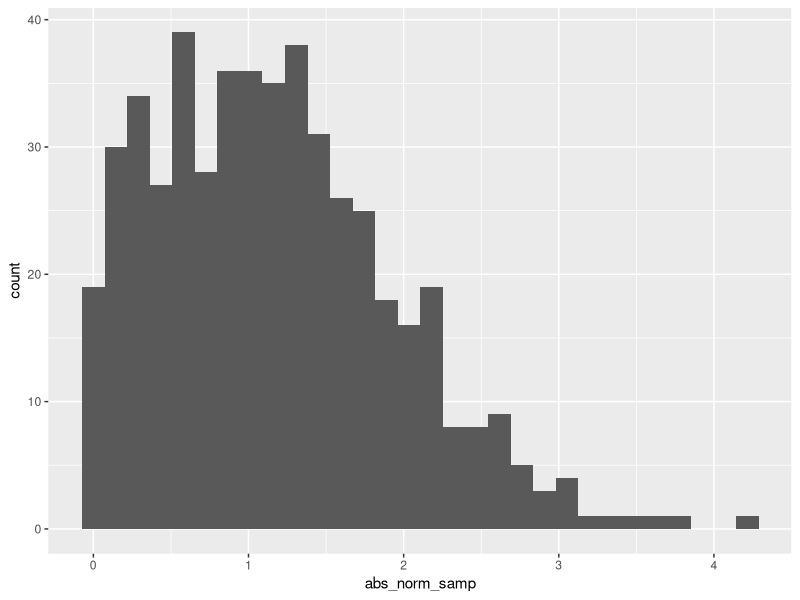

Recreate this plot in R.
## ---- chunk 1
samp = rnorm(100)
length(samp)
## ---- chunk 2
library(tidyverse)
## ---- chunk 3

la_df = tibble(
  norm_samp = rnorm(n = 500, mean = 1),
  norm_samp_pos = norm_samp > 0,
  abs_norm_samp = abs(norm_samp)
)

ggplot(la_df, aes(x = abs_norm_samp)) + geom_histogram()

median_samp = median(pull(la_df, norm_samp))

